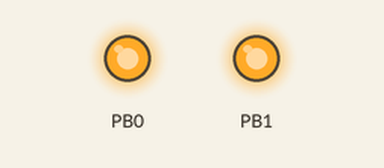
Simulated run of this sketch. Board: ATtiny85, built with avr-gcc and run on an emulated ATtiny85. Shown: output pins drawn as LEDs (lit = HIGH).

Above: at 1.0 s.
At 13.0 s:
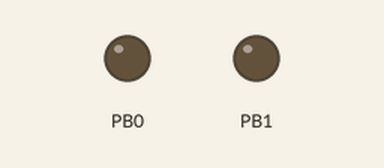
Timing chart, 0 to 31.2 s (numbered marks = the images above):
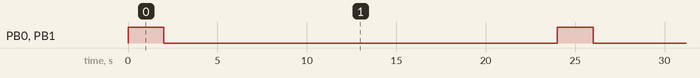

The sketch:

repeat_shift_digispark.ino
```cpp
#include "DigiKeyboard.h"

const unsigned long t = 2000;
const unsigned long waitTime = 24000 - t; // 4 * 60 * 1,000(ms)

void setup() {
  pinMode(0, OUTPUT);
  pinMode(1, OUTPUT);
}

void loop() {
  digitalWrite(0, HIGH);
  digitalWrite(1, HIGH);
  DigiKeyboard.sendKeyStroke(0);
  DigiKeyboard.sendKeyStroke(MOD_SHIFT_LEFT);
  DigiKeyboard.delay(t);

  digitalWrite(0, LOW);
  digitalWrite(1, LOW);

  DigiKeyboard.delay(waitTime);
}
```

Measured:
- by itself, PB0, PB1: alternates HIGH for 2.0 s and LOW for 22.0 s
